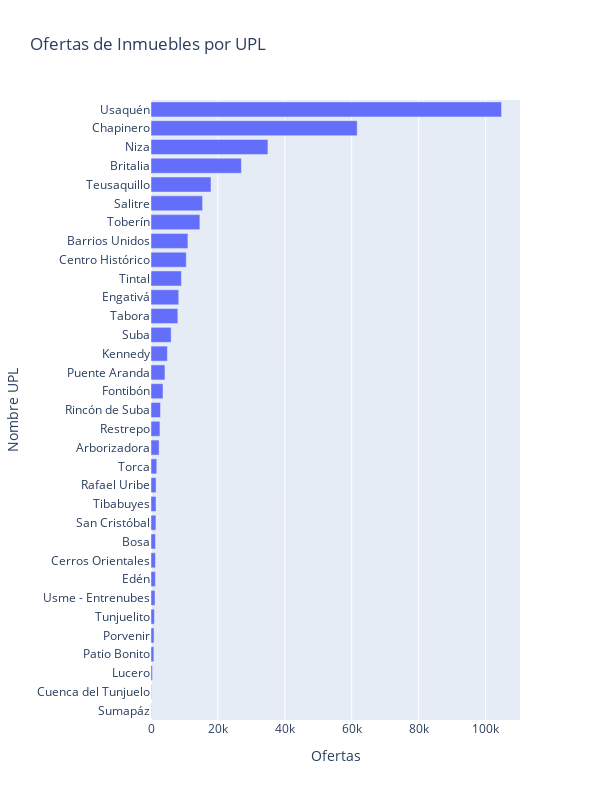

Notebook code for this chart:
### Markdown cell above
### Gráfica

### Code cell
fig = px.bar(
    df_ofertas_upl.sort_values(by='ofertas', ascending=True),
    x='ofertas',
    y='nombre',
    orientation='h',
    labels={'ofertas': 'Ofertas', 'nombre': 'Nombre UPL'},
    title='Ofertas de Inmuebles por UPL',
    # marker_
)

fig.update_layout(
    width=600,
    height=800,
)

fig.show()

### Figure 1 — Plotly figure (JSON) as saved in the notebook; plotly's stock layout.template omitted (floating-point values rounded to 4 significant figures)
{"data": [{"alignmentgroup": "True", "hovertemplate": "Ofertas=%{x}<br>Nombre UPL=%{y}<extra></extra>", "legendgroup": "", "marker": {"color": "#636efa", "pattern": {"shape": ""}}, "name": "", "offsetgroup": "", "orientation": "h", "showlegend": false, "textposition": "auto", "type": "bar", "x": [74, 121, 447, 858, 910, 1024, 1202, 1312, 1326, 1348, 1470, 1495, 1516, 1725, 2422, 2673, 2843, 3597, 4170, 4906, 6024, 8022, 8293, 9093, 10543, 11034, 14609, 15419, 17935, 27014, 34948, 61630, 104775], "xaxis": "x", "y": ["Sumapáz", "Cuenca del Tunjuelo", "Lucero", "Patio Bonito", "Porvenir", "Tunjuelito", "Usme - Entrenubes", "Edén", "Cerros Orientales", "Bosa", "San Cristóbal", "Tibabuyes", "Rafael Uribe", "Torca", "Arborizadora", "Restrepo", "Rincón de Suba", "Fontibón", "Puente Aranda", "Kennedy", "Suba", "Tabora", "Engativá", "Tintal", "Centro Histórico", "Barrios Unidos", "Toberín", "Salitre", "Teusaquillo", "Britalia", "Niza", "Chapinero", "Usaquén"], "yaxis": "y"}], "layout": {"barmode": "relative", "height": 800, "legend": {"tracegroupgap": 0}, "title": {"text": "Ofertas de Inmuebles por UPL"}, "width": 600, "xaxis": {"anchor": "y", "domain": [0, 1], "title": {"text": "Ofertas"}}, "yaxis": {"anchor": "x", "domain": [0, 1], "title": {"text": "Nombre UPL"}}}}
